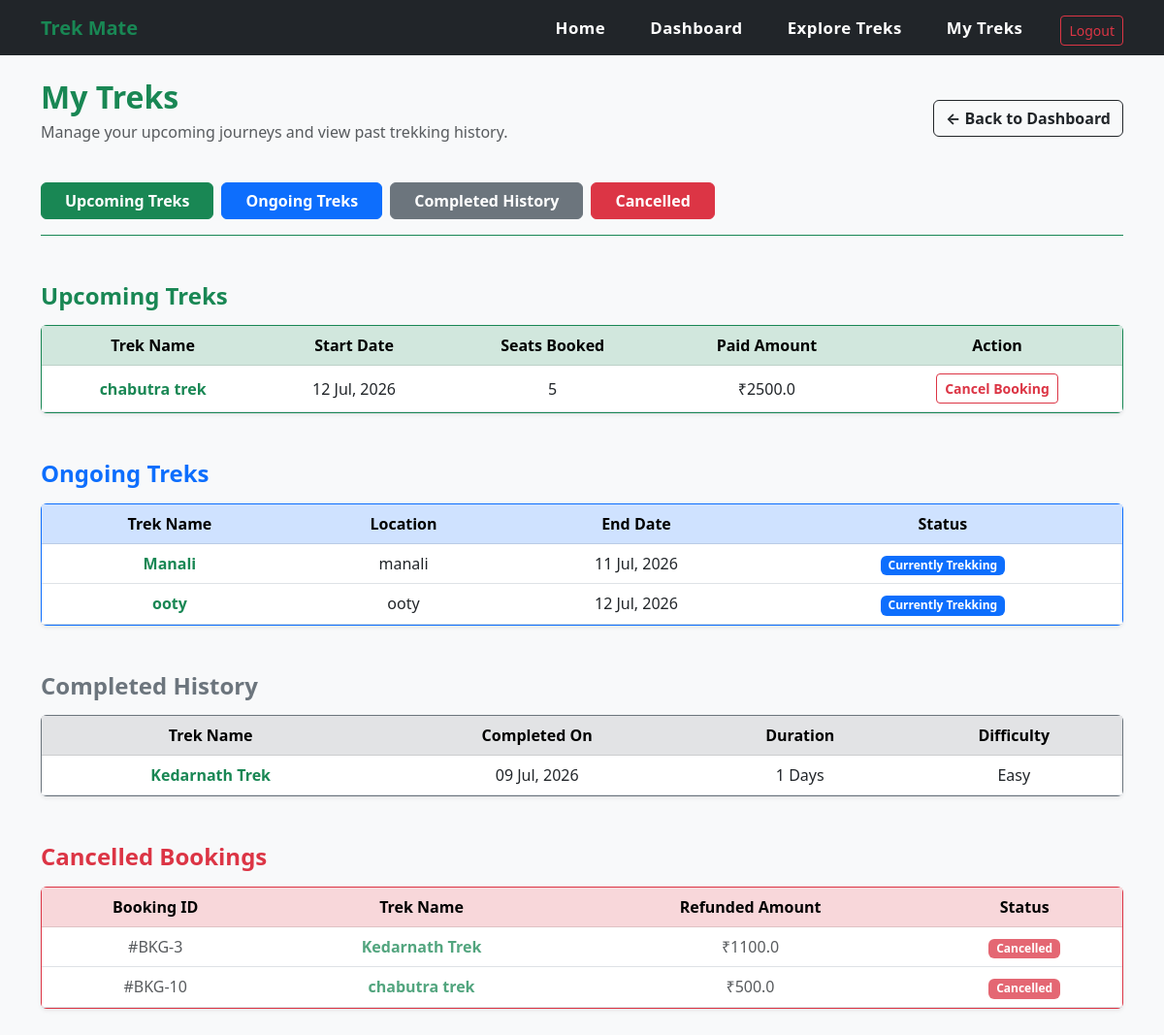
The page /my_treks (signed in) on the database its author committed.
### app.py (models this page shows)
class Booking(db.Model):
    __tablename__ = 'trekmate_booking'
    id = db.Column(db.Integer, primary_key=True)
    trek_id = db.Column(db.Integer, db.ForeignKey('trekmate_treks.id'), nullable=False)
    user_id = db.Column(db.Integer, db.ForeignKey('trekmate_user.id'), nullable=False)
    seats_booked = db.Column(db.Integer, nullable=False)
    total_price = db.Column(db.Float, nullable=False)
    booking_date = db.Column(db.DateTime, default=datetime.utcnow)
    booking_status = db.Column(db.String(15), default='Booked')  # Status can be 'Booked', 'Cancelled', or 'Completed'
    payment_status = db.Column(db.String(15), default='Pending')  # Payment status can be 'Pending', 'Paid', or 'Failed'

class Trek(db.Model):
    __tablename__ = 'trekmate_treks'
    id = db.Column(db.Integer, primary_key=True)
    name = db.Column(db.String(100), nullable=False)
    location = db.Column(db.String(100), nullable=False)
    state = db.Column(db.String(50), nullable=False)
    country = db.Column(db.String(50), nullable=False, default='India')
    description = db.Column(db.Text, nullable=True)
    duration = db.Column(db.Integer, nullable=False)
    difficulty = db.Column(db.String(20), nullable=False)
    available_slots = db.Column(db.Integer, nullable=False)
    price = db.Column(db.Float, nullable=False, default=0.0)
    status = db.Column(db.String(15), nullable=False, default='upcoming')
    start_date = db.Column(db.Date, nullable=False)
    end_date = db.Column(db.Date, nullable=False)
    assigned_staff = db.Column(db.String(100), nullable=True)  # Optional field to store staff name or ID
    staff_id = db.Column(db.Integer, db.ForeignKey('trekmate_staff.id'))
    bookings = db.relationship('Booking', backref='trek', lazy=True)

### app.py (the view)
@app.route("/my_treks")
def my_treks():
    if session.get('user_id') == None or session.get('role') != 'trekker':
        flash("Please log in first.", "danger")
        return redirect(url_for('login'))
    user = User.query.get(session['user_id'])
    today = date.today()
    upcoming_bookings = []
    current_bookings = []
    completed_bookings = []
    cancelled_bookings = []
    for booking in user.bookings:
        if booking.booking_status == 'Cancelled':
            cancelled_bookings.append(booking)
        elif booking.trek.end_date < today:
            completed_bookings.append(booking)
        elif booking.trek.start_date <= today and booking.trek.end_date >= today:
            current_bookings.append(booking)
        else:
            upcoming_bookings.append(booking)
    return render_template("my_treks.html",
                           upcoming=upcoming_bookings,
                           current=current_bookings,
                           completed=completed_bookings,
                           cancelled=cancelled_bookings)

### templates/my_treks.html (shortened to what this page needs)
{% extends 'base.html' %}
{% block content %}
<div class="container mt-4 mb-5">
    <div class="row mb-4 align-items-center">
        <div class="col-md-8">
            <h2 class="fw-bold text-success mb-1">My Treks</h2>
            <p class="text-muted">Manage your upcoming journeys and view past trekking history.</p>
        </div>
        <div class="col-md-4 text-md-end">
            <a href="{{ url_for('trekker_dashboard') }}" class="btn btn-outline-dark fw-bold">← Back to Dashboard</a>
        </div>
    </div>
    <div class="d-flex flex-wrap gap-2 mb-5 pb-3 border-bottom border-success">
        <a href="#upcoming" class="btn btn-success fw-bold px-4">Upcoming Treks</a>
        <a href="#ongoing" class="btn btn-primary fw-bold px-4">Ongoing Treks</a>
        <a href="#completed" class="btn btn-secondary fw-bold px-4">Completed History</a>
        <a href="#cancelled" class="btn btn-danger fw-bold px-4">Cancelled</a>
    </div>
    <h4 id="upcoming" class="text-success fw-bold mb-3"> Upcoming Treks</h4>
    <div class="card shadow-sm border-success mb-5">
        <div class="card-body p-0 table-responsive custom-table-scroll">
            {% if upcoming %}
                <table class="table table-hover mb-0 text-center align-middle">
                    <thead class="table-success">
                        <tr>
                            <th>Trek Name</th>
                            <th>Start Date</th>
                            <th>Seats Booked</th>
                            <th>Paid Amount</th>
                            <th>Action</th>
                        </tr>
                    </thead>
                    <tbody>
                        {% for booking in upcoming %}
                        <tr>
                            <td class="fw-bold">
                                <a href="{{ url_for('booking_details', booking_id=booking.id) }}" class="text-success text-decoration-none">
                                    {{ booking.trek.name }}
                                </a>
                            </td>
                            <td>{{ booking.trek.start_date.strftime('%d %b, %Y') }}</td>
                            <td>{{ booking.seats_booked }}</td>
                            <td>₹{{ booking.total_price }}</td>
                            <td>
                                <a href="{{ url_for('cancel_booking', booking_id=booking.id) }}"
                                   class="btn btn-outline-danger btn-sm fw-bold"
                                   onclick="return confirm('Cancel this booking? This action cannot be undone.');">
                                   Cancel Booking
                                </a>
                            </td>
                        </tr>
                        {% endfor %}
                    </tbody>
                </table>
            {% else %}
                <div class="p-4 text-center text-muted">No upcoming treks found. Time to plan an adventure!</div>
            {% endif %}
        </div>
    </div>
    <h4 id="ongoing" class="text-primary fw-bold mb-3"> Ongoing Treks</h4>
    <div class="card shadow-sm border-primary mb-5">
        <div class="card-body p-0 table-responsive">
            {% if current %}
                <table class="table table-hover mb-0 text-center align-middle">
                    <thead class="table-primary">
                        <tr>
                            <th>Trek Name</th>
                            <th>Location</th>
                            <th>End Date</th>
                            <th>Status</th>
                        </tr>
                    </thead>
                    <tbody>
                        {% for booking in current %}
                        <tr>
                            <td class="fw-bold">
                                <a href="{{ url_for('booking_details', booking_id=booking.id) }}" class="text-success text-decoration-none">
                                    {{ booking.trek.name }}
                                </a>
                            </td>
                            <td>{{ booking.trek.location }}</td>
                            <td>{{ booking.trek.end_date.strftime('%d %b, %Y') }}</td>
                            <td><span class="badge bg-primary">Currently Trekking</span></td>
                        </tr>
                        {% endfor %}
                    </tbody>
                </table>
            {% else %}
                <div class="p-4 text-center text-muted">You are not currently on any trek.</div>
            {% endif %}
        </div>
    </div>
    <h4 id="completed" class="text-secondary fw-bold mb-3"> Completed History</h4>
    <div class="card shadow-sm border-secondary mb-5">
        <div class="card-body p-0 table-responsive">
            {% if completed %}
                <table class="table table-hover mb-0 text-center align-middle">
                    <thead class="table-secondary">
                        <tr>
                            <th>Trek Name</th>
                            <th>Completed On</th>
                            <th>Duration</th>
                            <th>Difficulty</th>
                        </tr>
                    </thead>
                    <tbody>
                        {% for booking in completed %}
                        <tr>
                            <td class="fw-bold">
                                <a href="{{ url_for('booking_details', booking_id=booking.id) }}" class="text-success text-decoration-none">
                                    {{ booking.trek.name }}
                                </a>
                            </td>
                            <td>{{ booking.trek.end_date.strftime('%d %b, %Y') }}</td>
                            <td>{{ booking.trek.duration }} Days</td>
                            <td>{{ booking.trek.difficulty }}</td>
                        </tr>
                        {% endfor %}
                    </tbody>
                </table>
            {% else %}
                <div class="p-4 text-center text-muted">You haven't completed any treks yet.</div>
            {% endif %}
        </div>
    </div>
    <h4 id="cancelled" class="text-danger fw-bold mb-3"> Cancelled Bookings</h4>
    <div class="card shadow-sm border-danger mb-5">
        <div class="card-body p-0 table-responsive">
            {% if cancelled %}
                <table class="table table-hover mb-0 text-center align-middle">
                    <thead class="table-danger">
                        <tr>
                            <th>Booking ID</th>
                            <th>Trek Name</th>
                            <th>Refunded Amount</th>
                            <th>Status</th>
                        </tr>
                    </thead>
                    <tbody>
                        {% for booking in cancelled %}
                        <tr class="opacity-75">
                            <td>#BKG-{{ booking.id }}</td>
                            <td class="fw-bold">
                                <a href="{{ url_for('booking_details', booking_id=booking.id) }}" class="text-success text-decoration-none">
                                    {{ booking.trek.name }}
                                </a>
                            </td>
                            <td>₹{{ booking.total_price }}</td>
                            <td><span class="badge bg-danger">Cancelled</span></td>
                        </tr>
                        {% endfor %}
                    </tbody>
                </table>
            {% else %}
                <div class="p-4 text-center text-muted">No cancelled bookings.</div>
            {% endif %}
        </div>
    </div>
</div>
{% endblock %}

### rows shown on the page
Booking: trek.name "chabutra trek", trek.start_date "12 Jul, 2026", seats_booked "5", total_price "2500.0"
Booking: trek.name "Manali", trek.location "manali", trek.end_date "11 Jul, 2026"
Booking: trek.name "ooty", trek.location "ooty", trek.end_date "12 Jul, 2026"
Booking: trek.name "Kedarnath Trek", trek.end_date "09 Jul, 2026", trek.duration "1", trek.difficulty "Easy"
Booking: id "3", trek.name "Kedarnath Trek", total_price "1100.0"
Booking: id "10", trek.name "chabutra trek", total_price "500.0"
